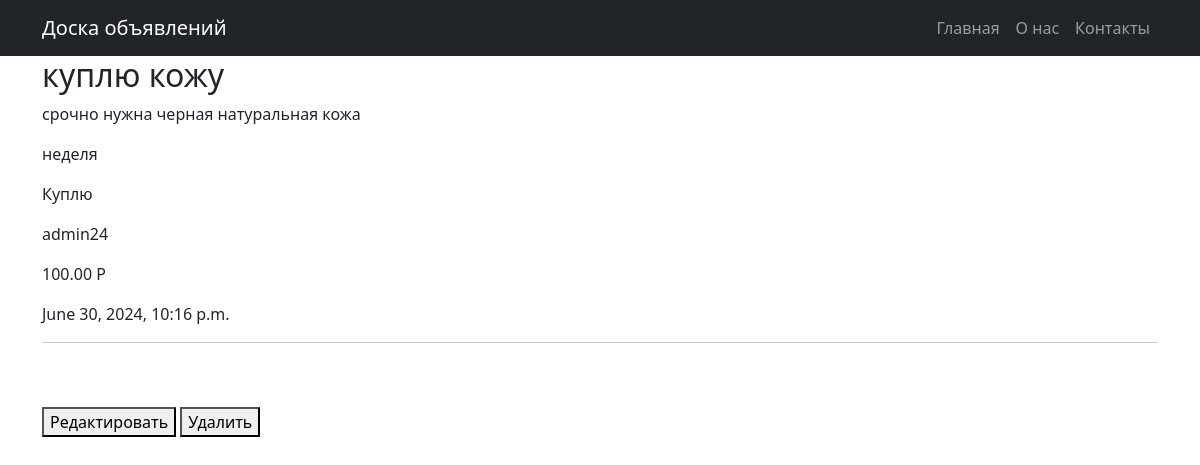
The page /1 on the database its author committed.
### config/models.py (models this page shows, shortened)
class Advert(models.Model):
    user = models.ForeignKey(User, verbose_name='Пользователь', on_delete=models.CASCADE)
    category = models.ForeignKey(Category, verbose_name='Категория', on_delete=models.CASCADE)
    filters = models.ForeignKey(FilterAdvert, verbose_name='Фильтр', on_delete=models.CASCADE)
    date = models.ForeignKey(DateAdvert, verbose_name='Срок', on_delete=models.CASCADE)
    subject = models.CharField('Тема', max_length=200)
    description = models.TextField("Объявление", max_length=10000)
    images = models.ImageField('Изображения', upload_to='gallery/', blank=True, null=True)
    file = models.FileField("Файл", upload_to='board/', blank=True, null=True)
    price = models.DecimalField('Цена', max_digits=20, decimal_places=2)
    created = models.DateTimeField('Дата создания', auto_now_add=True)
    moderation = models.BooleanField('Модерация', default=False)
    slug = models.SlugField('url', max_length=200, unique=True)
    rating = models.SmallIntegerField("Лайки", default=0)
    """Добавим абсолютный путь, чтобы после создания нас перебрасывало на страницу с объявлениями"""
    class Meta:
        verbose_name = 'Объявление'
        verbose_name_plural = 'Объявления'

class DateAdvert(models.Model):
    name = models.CharField('Имя', max_length=50, unique=True)
    slug = models.SlugField('url', max_length=50)
    def __str__(self):
        return self.name
    class Meta:
        verbose_name = 'Срок'
        verbose_name_plural = 'Сроки'
        ordering = ["id"]

class FilterAdvert(models.Model):
    name = models.CharField('Имя', max_length=50, unique=True)
    slug = models.SlugField('url', max_length=50, unique=True)
    def __str__(self):
        return self.name
    class Meta:
        verbose_name = 'Фильтр'
        verbose_name_plural = 'Фильтры'

### config/views.py (the view)
# urls.py: path('<int:pk>', AdvertDetail.as_view(), name="advert-detail"),
class AdvertDetail(DetailView):
    model = Advert
    context_object_name = "advert"
    template_name = 'board/advert-detail.html'

### config/templatetags/custom_filters.py (called while the page is built)
@register.filter()
def currency(value):
   return f'{value} Р'

### board/templates/board/advert-detail.html (shortened to what this page needs)
{% extends 'default.html' %}
{% load custom_filters %}
{% block content %}
        <h2>{{ advert.subject }}</h2>
        <p>{{ advert.description }}</p>
        <p>{{ advert.date }}</p>
        <p>{{ advert.filters }}</p>
        <p>{{ advert.user }}</p>
        <p>{{ advert.price|currency }}</p>
        <p>{{ advert.created }}</p>
        <hr>
<br>
    <br>
<a href= "{% url 'advert_update' advert.id %}"><button>Редактировать</button></a>
<a href= "{% url 'advert_delete' advert.id %}"><button>Удалить</button></a>
<br>
    <br>
<br>
{% endblock content %}

### rows shown on the page
Advert: subject "куплю кожу", description "срочно нужна черная натуральная кожа", date "неделя", filters "Куплю", user "admin24", price "100.00 Р", created "June 30, 2024, 10:16 p.m."
